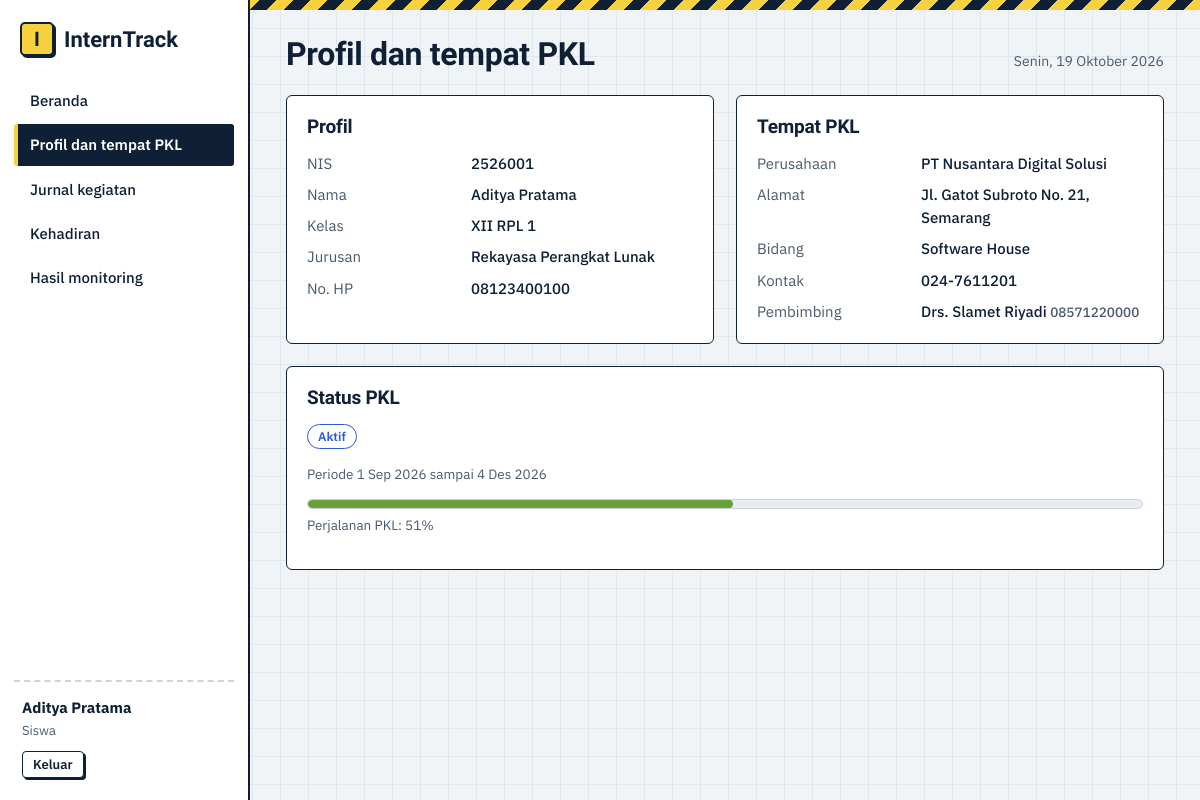
/siswa/profil.php (signed in), run on the app's committed database.
### tables this page shows
CREATE TABLE penempatan (
  id INT UNSIGNED NOT NULL AUTO_INCREMENT,
  siswa_id INT UNSIGNED NOT NULL,
  perusahaan_id INT UNSIGNED NOT NULL,
  pembimbing_id INT UNSIGNED NOT NULL,
  tanggal_mulai DATE NOT NULL,
  tanggal_selesai DATE NOT NULL,
  status ENUM('Belum Mulai','Aktif','Selesai') NOT NULL DEFAULT 'Belum Mulai',
  PRIMARY KEY (id),
  UNIQUE KEY uq_penempatan_siswa (siswa_id),
  CONSTRAINT fk_pn_siswa FOREIGN KEY (siswa_id) REFERENCES siswa(id) ON DELETE CASCADE ON UPDATE CASCADE,
  CONSTRAINT fk_pn_perusahaan FOREIGN KEY (perusahaan_id) REFERENCES perusahaan(id) ON DELETE RESTRICT ON UPDATE CASCADE,
  CONSTRAINT fk_pn_pembimbing FOREIGN KEY (pembimbing_id) REFERENCES pembimbing(id) ON DELETE RESTRICT ON UPDATE CASCADE
);

CREATE TABLE siswa (
  id INT UNSIGNED NOT NULL AUTO_INCREMENT,
  user_id INT UNSIGNED NOT NULL,
  nis VARCHAR(20) NOT NULL,
  nama VARCHAR(100) NOT NULL,
  kelas VARCHAR(20) NOT NULL,
  jurusan VARCHAR(60) NOT NULL,
  no_hp VARCHAR(20) NULL,
  PRIMARY KEY (id),
  UNIQUE KEY uq_siswa_nis (nis),
  UNIQUE KEY uq_siswa_user (user_id),
  CONSTRAINT fk_siswa_user FOREIGN KEY (user_id) REFERENCES users(id) ON DELETE CASCADE ON UPDATE CASCADE
);

CREATE TABLE perusahaan (
  id INT UNSIGNED NOT NULL AUTO_INCREMENT,
  nama VARCHAR(120) NOT NULL,
  alamat TEXT NOT NULL,
  bidang VARCHAR(80) NOT NULL,
  kontak VARCHAR(50) NOT NULL,
  PRIMARY KEY (id)
);

CREATE TABLE pembimbing (
  id INT UNSIGNED NOT NULL AUTO_INCREMENT,
  user_id INT UNSIGNED NOT NULL,
  nip VARCHAR(25) NOT NULL,
  nama VARCHAR(100) NOT NULL,
  no_hp VARCHAR(20) NULL,
  PRIMARY KEY (id),
  UNIQUE KEY uq_pembimbing_nip (nip),
  UNIQUE KEY uq_pembimbing_user (user_id),
  CONSTRAINT fk_pembimbing_user FOREIGN KEY (user_id) REFERENCES users(id) ON DELETE CASCADE ON UPDATE CASCADE
);

### config/db.php (called while the page is built, shortened)
<?php
function db(): PDO
{
    static $pdo = null;
    if ($pdo === null) {
        try {
            $pdo = new PDO(
                'mysql:host=' . DB_HOST . ';dbname=' . DB_NAME . ';charset=utf8mb4',
                DB_USER,
                DB_PASS,
                [PDO::ATTR_ERRMODE => PDO::ERRMODE_EXCEPTION, PDO::ATTR_DEFAULT_FETCH_MODE => PDO::FETCH_ASSOC]
            );
        } catch (PDOException $ex) {
            die('Koneksi database gagal. Pastikan MySQL menyala dan database "interntrack" sudah diimpor. Detail: ' . htmlspecialchars($ex->getMessage()));
        }
    }
    return $pdo;
}

### siswa/profil.php (the view, shortened to what this page needs)
<?php
require_once __DIR__ . '/../config/helpers.php';
$me = siswa_saya();
$progress = 0;
if ($me['status'] === 'Selesai') { $progress = 100; }
elseif ($me['status'] === 'Aktif') {
    $a = strtotime($me['tanggal_mulai']); $b = strtotime($me['tanggal_selesai']);
    $progress = $b > $a ? max(0, min(100, round((time() - $a) / ($b - $a) * 100))) : 0;
}
layout_start('Profil dan tempat PKL', 'profil');
?>
<div class="grid2">
  <section class="card"><h2>Profil</h2>
    <dl class="kv"><dt>NIS</dt><dd><?= e($me['nis']) ?></dd><dt>Nama</dt><dd><?= e($me['nama']) ?></dd><dt>Kelas</dt><dd><?= e($me['kelas']) ?></dd><dt>Jurusan</dt><dd><?= e($me['jurusan']) ?></dd><dt>No. HP</dt><dd><?= e($me['no_hp'] ?: '-') ?></dd></dl></section>
  <section class="card"><h2>Tempat PKL</h2>
    <?php if (!$me['status']): ?><div class="empty">Kamu belum ditempatkan. Tanyakan ke admin atau guru pembimbing.</div><?php else: ?>
    <dl class="kv"><dt>Perusahaan</dt><dd><?= e($me['perusahaan']) ?></dd><dt>Alamat</dt><dd><?= e($me['pr_alamat']) ?></dd><dt>Bidang</dt><dd><?= e($me['pr_bidang']) ?></dd><dt>Kontak</dt><dd><?= e($me['pr_kontak']) ?></dd>
    <dt>Pembimbing</dt><dd><?= e($me['pembimbing']) ?> <span class="note"><?= e($me['pb_hp'] ?: '') ?></span></dd></dl><?php endif; ?></section>
</div>
<section class="card"><h2>Status PKL</h2>
  <p><?= badge_pkl($me['status']) ?></p>
  <?php if ($me['status']): ?><p class="note">Periode <?= tgl($me['tanggal_mulai']) ?> sampai <?= tgl($me['tanggal_selesai']) ?></p>
  <div class="bar"><span class="f-baik" data-w="<?= $progress ?>"></span></div><p class="note" style="margin-top:6px">Perjalanan PKL: <?= $progress ?>%</p><?php endif; ?></section>
<?php layout_end();

### config/helpers.php (shortened to what this page needs)
<?php
require_once __DIR__ . '/db.php';
function e($v): string { return htmlspecialchars((string) $v, ENT_QUOTES, 'UTF-8'); }
function url(string $p = ''): string { return BASE . '/' . ltrim($p, '/'); }
function user(): ?array { return $_SESSION['user'] ?? null; }
function home_for(string $role): string { return $role === 'siswa' ? 'siswa/index.php' : 'admin/index.php'; }
function tgl($d): string
{
    $b = ['', 'Jan', 'Feb', 'Mar', 'Apr', 'Mei', 'Jun', 'Jul', 'Agu', 'Sep', 'Okt', 'Nov', 'Des'];
    $t = strtotime($d);
    return date('j', $t) . ' ' . $b[(int) date('n', $t)] . ' ' . date('Y', $t);
}
function hari_ini_panjang(): string
{
    $h = ['Minggu', 'Senin', 'Selasa', 'Rabu', 'Kamis', 'Jumat', 'Sabtu'];
    $b = ['', 'Januari', 'Februari', 'Maret', 'April', 'Mei', 'Juni', 'Juli', 'Agustus', 'September', 'Oktober', 'November', 'Desember'];
    return $h[(int) date('w')] . ', ' . date('j') . ' ' . $b[(int) date('n')] . ' ' . date('Y');
}
function siswa_saya(): array
{
    $st = db()->prepare("SELECT s.*, pn.status, pn.tanggal_mulai, pn.tanggal_selesai,
            pr.nama AS perusahaan, pr.alamat AS pr_alamat, pr.bidang AS pr_bidang, pr.kontak AS pr_kontak,
            pb.nama AS pembimbing, pb.no_hp AS pb_hp
        FROM siswa s
        LEFT JOIN penempatan pn ON pn.siswa_id = s.id
        LEFT JOIN perusahaan pr ON pr.id = pn.perusahaan_id
        LEFT JOIN pembimbing pb ON pb.id = pn.pembimbing_id
        WHERE s.user_id = ?");
    $st->execute([user()['id']]);
    $r = $st->fetch();
    return $r;
}
function badge_pkl(?string $s): string
{
    $c = ['Aktif' => 'aktif', 'Selesai' => 'selesai', 'Belum Mulai' => 'belum'];
    return '<span class="badge b-' . ($c[$s] ?? 'belum') . '">' . e($s) . '</span>';
}
function layout_start(string $title, string $active = '', string $sub = ''): void
{
    $u = user();
    $roleLabel = ['admin' => 'Admin', 'pembimbing' => 'Guru pembimbing', 'siswa' => 'Siswa'][$u['role']] ?? '';
    if ($u['role'] === 'siswa') {
        $nav = [['Beranda', 'siswa/index.php', 'beranda'], ['Profil dan tempat PKL', 'siswa/profil.php', 'profil'],
            ['Jurnal kegiatan', 'siswa/jurnal.php', 'jurnal'], ['Kehadiran', 'siswa/absensi.php', 'absensi'],
            ['Hasil monitoring', 'siswa/monitoring.php', 'monitoring']];
    }
    ?><!DOCTYPE html>
<html lang="id">
<head>
<link rel="stylesheet" href="<?= url('assets/css/style.css') ?>">
</head>
<body>
<div class="app">
  <aside class="side">
    <a class="brand" href="<?= url(home_for($u['role'])) ?>"><span class="mark">I</span><span>InternTrack</span></a>
    <nav class="nav">
      <?php foreach ($nav as $n): ?>
        <a href="<?= url($n[1]) ?>"<?= $n[2] === $active ? ' class="on"' : '' ?>><?= e($n[0]) ?></a>
      <?php endforeach; ?>
    </nav>
    <div class="who">
      <strong><?= e($u['nama']) ?></strong>
      <span><?= e($roleLabel) ?></span>
      <a class="btn sm ghost" href="<?= url('auth/logout.php') ?>">Keluar</a>
    </div>
  </aside>
  <main class="main">
    <div class="stripe"></div>
    <header class="pagehead">
      <div>
        <h1><?= e($title) ?></h1>
      </div>
      <div class="today no-print"><?= e(hari_ini_panjang()) ?></div>
    </header>
<?php
}
function layout_end(): void
{
    ?>
  </main>
</div>
</body>
</html>
<?php
}

### assets/css/style.css (style rules this page uses)
:root { --paper:#f1f4f6; --grid:#e0e7ed; --ink:#0f2036; --ink2:#4a5a6e; --hv:#f7d23e; --blue:#2b59e0; --ok:#1f8f5f; --warn:#d9770d; --bad:#cf3f36; --line:#ccd5de; --soft:#e8edf2; --f-head:'Bricolage Grotesque','Segoe UI',system-ui,sans-serif; --f-body:'IBM Plex Sans','Segoe UI',system-ui,sans-serif; }
* { box-sizing:border-box }
html { scroll-padding-top:16px }
body { margin:0;font:15px/1.55 var(--f-body);color:var(--ink);background-color:var(--paper); background-image:linear-gradient(var(--grid) 1px,transparent 1px),linear-gradient(90deg,var(--grid) 1px,transparent 1px); background-size:28px 28px }
h1,h2,h3 { font-family:var(--f-head);margin:0;line-height:1.15;letter-spacing:-.01em }
h1 { font-size:32px;font-weight:800 }
h2 { font-size:19px;font-weight:700 }
a { color:var(--blue) }
.stripe { height:10px;background:repeating-linear-gradient(-45deg,var(--hv) 0 12px,var(--ink) 12px 24px) }
.app { display:grid;grid-template-columns:250px 1fr;min-height:100vh }
.side { background:#fff;border-right:2px solid var(--ink);display:flex;flex-direction:column;padding:22px 14px;position:sticky;top:0;height:100vh }
.brand { display:flex;align-items:center;gap:10px;font:800 22px var(--f-head);color:var(--ink);text-decoration:none;margin:0 6px 24px }
.mark { display:inline-grid;place-items:center;width:34px;height:34px;background:var(--hv);border:2px solid var(--ink);border-radius:5px;box-shadow:2px 2px 0 var(--ink);font-size:20px }
.nav { display:flex;flex-direction:column;gap:3px;overflow:auto }
.nav a { padding:9px 12px;border-left:4px solid transparent;border-radius:3px;color:var(--ink);text-decoration:none;font-weight:500 }
.nav a.on { background:var(--ink);color:#fff;border-left-color:var(--hv);font-weight:600 }
.who { margin-top:auto;padding:14px 8px 0;border-top:2px dashed var(--line);display:flex;flex-direction:column;gap:2px;align-items:flex-start }
.who span { color:var(--ink2);font-size:13px;margin-bottom:8px }
.main { min-width:0 }
.main>*:not(.stripe) { margin-left:36px;margin-right:36px }
.pagehead { display:flex;justify-content:space-between;align-items:flex-end;gap:16px;margin-top:26px;margin-bottom:22px }
.today { color:var(--ink2);font-size:14px;white-space:nowrap }
.card { background:#fff;border:1.5px solid var(--ink);border-radius:6px;padding:20px;margin-bottom:22px }
.card>h2 { margin-bottom:14px }
.grid2 { display:grid;grid-template-columns:1fr 1fr;gap:22px }
.btn { display:inline-flex;align-items:center;justify-content:center;gap:6px;padding:9px 16px;border:1.5px solid var(--ink);border-radius:4px;background:var(--hv);color:var(--ink); font:600 14.5px var(--f-body);cursor:pointer;text-decoration:none;box-shadow:3px 3px 0 var(--ink);transition:transform .08s,box-shadow .08s }
.btn.ghost { background:#fff }
.btn.sm { padding:4px 10px;font-size:13px;box-shadow:2px 2px 0 var(--ink) }
.badge { display:inline-block;padding:2px 10px;border-radius:999px;border:1.5px solid;font-size:12.5px;font-weight:600;white-space:nowrap;background:#fff }
.b-aktif { color:var(--blue);border-color:var(--blue) }
.bar { height:10px;background:var(--soft);border:1px solid var(--line);border-radius:99px;overflow:hidden;min-width:90px }
.bar>span { display:block;height:100%;width:0;border-radius:99px;transition:width .9s cubic-bezier(.2,.7,.2,1) }
.f-baik { background:#6aa03a }
.kv { display:grid;grid-template-columns:150px 1fr;gap:8px 14px;margin:0 }
.kv dt { color:var(--ink2) }
.kv dd { margin:0;font-weight:500 }
.note { color:var(--ink2);font-size:13.5px }

### data on the page
penempatan: siswa.nama "Aditya Pratama", siswa.nis "2526001", siswa.kelas "XII RPL 1", siswa.jurusan "Rekayasa Perangkat Lunak", siswa.no_hp "08123400100", perusahaan.nama "PT Nusantara Digital Solusi", perusahaan.alamat "Jl. Gatot Subroto No. 21, Semarang", perusahaan.bidang "Software House", perusahaan.kontak "024-7611201", pembimbing.nama "Drs. Slamet Riyadi", pembimbing.no_hp "08571220000", status "Aktif", tanggal_mulai "1 Sep 2026", tanggal_selesai "4 Des 2026", progress "51"

### other printed values
$n[0] "Beranda"
$n[0] "Profil dan tempat PKL"
$n[0] "Jurnal kegiatan"
$n[0] "Kehadiran"
$n[0] "Hasil monitoring"
$roleLabel "Siswa"
$title "Profil dan tempat PKL"
hari_ini_panjang() "Senin, 19 Oktober 2026"
